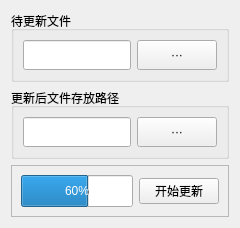
               <widget class="QWidget" name="page_CheckList">
                <property name="styleSheet">
                 <string notr="true"/>
                </property>
                <layout class="QVBoxLayout" name="verticalLayout_10">
                 <item>
                  <widget class="QGroupBox" name="groupBox">
                   <property name="sizePolicy">
                    <sizepolicy hsizetype="Preferred" vsizetype="Expanding">
                     <horstretch>0</horstretch>
                     <verstretch>2</verstretch>
                    </sizepolicy>
                   </property>
                   <property name="title">
                    <string>待更新文件</string>
                   </property>
                   <layout class="QHBoxLayout" name="horizontalLayout_13">
                    <item>
                     <widget class="QLineEdit" name="lineEdit_CLOpen1">
                      <property name="minimumSize">
                       <size>
                        <width>0</width>
                        <height>30</height>
                       </size>
                      </property>
                     </widget>
                    </item>
                    <item>
                     <widget class="QPushButton" name="pushButton_CLOpen1">
                      <property name="minimumSize">
                       <size>
                        <width>0</width>
                        <height>30</height>
                       </size>
                      </property>
                      <property name="text">
                       <string>···</string>
                      </property>
                     </widget>
                    </item>
                   </layout>
                  </widget>
                 </item>
                 <item>
                  <widget class="QGroupBox" name="groupBox_2">
                   <property name="sizePolicy">
                    <sizepolicy hsizetype="Preferred" vsizetype="Expanding">
                     <horstretch>0</horstretch>
                     <verstretch>2</verstretch>
                    </sizepolicy>
                   </property>
                   <property name="title">
                    <string>更新后文件存放路径</string>
                   </property>
                   <layout class="QHBoxLayout" name="horizontalLayout_14">
                    <item>
                     <widget class="QLineEdit" name="lineEdit_CLOpen2">
                      <property name="minimumSize">
                       <size>
                        <width>0</width>
                        <height>30</height>
                       </size>
                      </property>
                     </widget>
                    </item>
                    <item>
                     <widget class="QPushButton" name="pushButton_CLOpen2">
                      <property name="minimumSize">
                       <size>
                        <width>0</width>
                        <height>30</height>
                       </size>
                      </property>
                      <property name="text">
                       <string>···</string>
                      </property>
                     </widget>
                    </item>
                   </layout>
                  </widget>
                 </item>
                 <item>
                  <widget class="QFrame" name="frame_2">
                   <property name="sizePolicy">
                    <sizepolicy hsizetype="Preferred" vsizetype="Expanding">
                     <horstretch>0</horstretch>
                     <verstretch>2</verstretch>
                    </sizepolicy>
                   </property>
                   <property name="frameShape">
                    <enum>QFrame::StyledPanel</enum>
                   </property>
                   <property name="frameShadow">
                    <enum>QFrame::Raised</enum>
                   </property>
                   <layout class="QHBoxLayout" name="horizontalLayout">
                    <item>
                     <widget class="QProgressBar" name="progressBar">
                      <property name="minimumSize">
                       <size>
                        <width>0</width>
                        <height>32</height>
                       </size>
                      </property>
                      <property name="value">
                       <number>60</number>
                      </property>
                      <property name="alignment">
                       <set>Qt::AlignCenter</set>
                      </property>
                      <property name="invertedAppearance">
                       <bool>false</bool>
                      </property>
                     </widget>
                    </item>
                    <item>
                     <widget class="QPushButton" name="pushButton_Update">
                      <property name="text">
                       <string>开始更新</string>
                      </property>
                     </widget>
                    </item>
                   </layout>
                  </widget>
                 </item>
                </layout>
               </widget>
